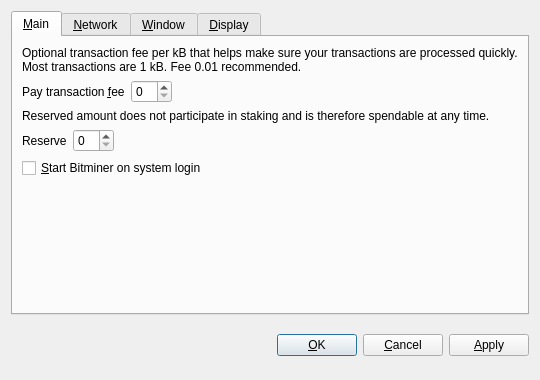
<?xml version="1.0" encoding="UTF-8"?>
<ui version="4.0">
 <class>OptionsDialog</class>
 <widget class="QDialog" name="OptionsDialog">
  <property name="geometry">
   <rect>
    <x>0</x>
    <y>0</y>
    <width>540</width>
    <height>380</height>
   </rect>
  </property>
  <property name="windowTitle">
   <string>Options</string>
  </property>
  <property name="styleSheet">
   <string notr="true">background-image: url(:/images/bm);</string>
  </property>
  <property name="modal">
   <bool>true</bool>
  </property>
  <layout class="QVBoxLayout" name="verticalLayout">
   <item>
    <widget class="QTabWidget" name="tabWidget">
     <property name="tabPosition">
      <enum>QTabWidget::North</enum>
     </property>
     <property name="currentIndex">
      <number>0</number>
     </property>
     <widget class="QWidget" name="tabMain">
      <attribute name="title">
       <string>&amp;Main</string>
      </attribute>
      <layout class="QVBoxLayout" name="verticalLayout_Main">
       <item>
        <widget class="QLabel" name="transactionFeeInfoLabel">
         <property name="text">
          <string>Optional transaction fee per kB that helps make sure your transactions are processed quickly. Most transactions are 1 kB. Fee 0.01 recommended.</string>
         </property>
         <property name="textFormat">
          <enum>Qt::PlainText</enum>
         </property>
         <property name="wordWrap">
          <bool>true</bool>
         </property>
        </widget>
       </item>
       <item>
        <layout class="QHBoxLayout" name="horizontalLayoutFee">
         <item>
          <widget class="QLabel" name="transactionFeeLabel">
           <property name="text">
            <string>Pay transaction &amp;fee</string>
           </property>
           <property name="textFormat">
            <enum>Qt::PlainText</enum>
           </property>
           <property name="buddy">
            <cstring>transactionFee</cstring>
           </property>
          </widget>
         </item>
         <item>
          <widget class="BitcoinAmountField" name="transactionFee"/>
         </item>
         <item>
          <spacer name="horizontalSpacerFee">
           <property name="orientation">
            <enum>Qt::Horizontal</enum>
           </property>
           <property name="sizeHint" stdset="0">
            <size>
             <width>40</width>
             <height>20</height>
            </size>
           </property>
          </spacer>
         </item>
        </layout>
       </item>
       <item>
        <widget class="QLabel" name="reserveBalanceInfoLabel">
         <property name="text">
          <string>Reserved amount does not participate in staking and is therefore spendable at any time.</string>
         </property>
         <property name="textFormat">
          <enum>Qt::PlainText</enum>
         </property>
         <property name="wordWrap">
          <bool>true</bool>
         </property>
        </widget>
       </item>
       <item>
        <layout class="QHBoxLayout" name="horizontalLayoutReserveBalance">
         <item>
          <widget class="QLabel" name="reserveBalanceLabel">
           <property name="text">
            <string>Reserve</string>
           </property>
           <property name="textFormat">
            <enum>Qt::PlainText</enum>
           </property>
           <property name="buddy">
            <cstring>reserveBalance</cstring>
           </property>
          </widget>
         </item>
         <item>
          <widget class="BitcoinAmountField" name="reserveBalance"/>
         </item>
         <item>
          <spacer name="horizontalSpacerReserveBalance">
           <property name="orientation">
            <enum>Qt::Horizontal</enum>
           </property>
           <property name="sizeHint" stdset="0">
            <size>
             <width>40</width>
             <height>20</height>
            </size>
           </property>
          </spacer>
         </item>
        </layout>
       </item>
       <item>
        <widget class="QCheckBox" name="bitcoinAtStartup">
         <property name="toolTip">
          <string>Automatically start Bitminer after logging in to the system.</string>
         </property>
         <property name="text">
          <string>&amp;Start Bitminer on system login</string>
         </property>
        </widget>
       </item>
       <item>
        <spacer name="verticalSpacer_Main">
         <property name="orientation">
          <enum>Qt::Vertical</enum>
         </property>
         <property name="sizeHint" stdset="0">
          <size>
           <width>20</width>
           <height>40</height>
          </size>
         </property>
        </spacer>
       </item>
      </layout>
     </widget>
     <widget class="QWidget" name="tabNetwork">
      <attribute name="title">
       <string>&amp;Network</string>
      </attribute>
      <layout class="QVBoxLayout" name="verticalLayout_Network">
       <item>
        <widget class="QCheckBox" name="mapPortUpnp">
         <property name="toolTip">
          <string>Automatically open the Bitminer client port on the router. This only works when your router supports UPnP and it is enabled.</string>
         </property>
         <property name="text">
          <string>Map port using &amp;UPnP</string>
         </property>
        </widget>
       </item>
       <item>
        <widget class="QCheckBox" name="connectSocks">
         <property name="toolTip">
          <string>Connect to the Bitminer network through a SOCKS proxy (e.g. when connecting through Tor).</string>
         </property>
         <property name="text">
          <string>&amp;Connect through SOCKS proxy:</string>
         </property>
        </widget>
       </item>
       <item>
        <layout class="QHBoxLayout" name="horizontalLayout_Network">
         <item>
          <widget class="QLabel" name="proxyIpLabel">
           <property name="text">
            <string>Proxy &amp;IP:</string>
           </property>
           <property name="textFormat">
            <enum>Qt::PlainText</enum>
           </property>
           <property name="buddy">
            <cstring>proxyIp</cstring>
           </property>
          </widget>
         </item>
         <item>
          <widget class="QValidatedLineEdit" name="proxyIp">
           <property name="maximumSize">
            <size>
             <width>140</width>
             <height>16777215</height>
            </size>
           </property>
           <property name="toolTip">
            <string>IP address of the proxy (e.g. 127.0.0.1)</string>
           </property>
          </widget>
         </item>
         <item>
          <widget class="QLabel" name="proxyPortLabel">
           <property name="text">
            <string>&amp;Port:</string>
           </property>
           <property name="textFormat">
            <enum>Qt::PlainText</enum>
           </property>
           <property name="buddy">
            <cstring>proxyPort</cstring>
           </property>
          </widget>
         </item>
         <item>
          <widget class="QLineEdit" name="proxyPort">
           <property name="maximumSize">
            <size>
             <width>55</width>
             <height>16777215</height>
            </size>
           </property>
           <property name="toolTip">
            <string>Port of the proxy (e.g. 9050)</string>
           </property>
          </widget>
         </item>
         <item>
          <widget class="QLabel" name="socksVersionLabel">
           <property name="text">
            <string>SOCKS &amp;Version:</string>
           </property>
           <property name="textFormat">
            <enum>Qt::PlainText</enum>
           </property>
           <property name="buddy">
            <cstring>socksVersion</cstring>
           </property>
          </widget>
         </item>
         <item>
          <widget class="QValueComboBox" name="socksVersion">
           <property name="toolTip">
            <string>SOCKS version of the proxy (e.g. 5)</string>
           </property>
          </widget>
         </item>
         <item>
          <spacer name="horizontalSpacer_Network">
           <property name="orientation">
            <enum>Qt::Horizontal</enum>
           </property>
           <property name="sizeHint" stdset="0">
            <size>
             <width>40</width>
             <height>20</height>
            </size>
           </property>
          </spacer>
         </item>
        </layout>
       </item>
       <item>
        <spacer name="verticalSpacer_Network">
         <property name="orientation">
          <enum>Qt::Vertical</enum>
         </property>
         <property name="sizeHint" stdset="0">
          <size>
           <width>20</width>
           <height>40</height>
          </size>
         </property>
        </spacer>
       </item>
      </layout>
     </widget>
     <widget class="QWidget" name="tabWindow">
      <attribute name="title">
       <string>&amp;Window</string>
      </attribute>
      <layout class="QVBoxLayout" name="verticalLayout_Window">
       <item>
        <widget class="QCheckBox" name="minimizeToTray">
         <property name="toolTip">
          <string>Show only a tray icon after minimizing the window.</string>
         </property>
         <property name="text">
          <string>&amp;Minimize to the tray instead of the taskbar</string>
         </property>
        </widget>
       </item>
       <item>
        <widget class="QCheckBox" name="minimizeOnClose">
         <property name="toolTip">
          <string>Minimize instead of exit the application when the window is closed. When this option is enabled, the application will be closed only after selecting Quit in the menu.</string>
         </property>
         <property name="text">
          <string>M&amp;inimize on close</string>
         </property>
        </widget>
       </item>
       <item>
        <spacer name="verticalSpacer_Window">
         <property name="orientation">
          <enum>Qt::Vertical</enum>
         </property>
         <property name="sizeHint" stdset="0">
          <size>
           <width>20</width>
           <height>40</height>
          </size>
         </property>
        </spacer>
       </item>
      </layout>
     </widget>
     <widget class="QWidget" name="tabDisplay">
      <attribute name="title">
       <string>&amp;Display</string>
      </attribute>
      <layout class="QVBoxLayout" name="verticalLayout_Display">
       <item>
        <layout class="QHBoxLayout" name="horizontalLayout_1_Display">
         <item>
          <widget class="QLabel" name="langLabel">
           <property name="text">
            <string>User Interface &amp;language:</string>
           </property>
           <property name="textFormat">
            <enum>Qt::PlainText</enum>
           </property>
           <property name="buddy">
            <cstring>lang</cstring>
           </property>
          </widget>
         </item>
         <item>
          <widget class="QValueComboBox" name="lang">
           <property name="toolTip">
            <string>The user interface language can be set here. This setting will take effect after restarting Bitminer.</string>
           </property>
          </widget>
         </item>
        </layout>
       </item>
       <item>
        <layout class="QHBoxLayout" name="horizontalLayout_2_Display">
         <item>
          <widget class="QLabel" name="unitLabel">
           <property name="text">
            <string>&amp;Unit to show amounts in:</string>
           </property>
           <property name="textFormat">
            <enum>Qt::PlainText</enum>
           </property>
           <property name="buddy">
            <cstring>unit</cstring>
           </property>
          </widget>
         </item>
         <item>
          <widget class="QValueComboBox" name="unit">
           <property name="toolTip">
            <string>Choose the default subdivision unit to show in the interface and when sending coins.</string>
           </property>
          </widget>
         </item>
        </layout>
       </item>
       <item>
        <widget class="QCheckBox" name="displayAddresses">
         <property name="toolTip">
          <string>Whether to show Bitminer addresses in the transaction list or not.</string>
         </property>
         <property name="text">
          <string>&amp;Display addresses in transaction list</string>
         </property>
        </widget>
       </item>
       <item>
        <widget class="QCheckBox" name="coinControlFeatures">
         <property name="toolTip">
          <string>Whether to show coin control features or not.</string>
         </property>
         <property name="text">
          <string>Display coin &amp;control features (experts only!)</string>
         </property>
        </widget>
       </item>
       <item>
        <spacer name="verticalSpacer_Display">
         <property name="orientation">
          <enum>Qt::Vertical</enum>
         </property>
         <property name="sizeHint" stdset="0">
          <size>
           <width>20</width>
           <height>40</height>
          </size>
         </property>
        </spacer>
       </item>
      </layout>
     </widget>
    </widget>
   </item>
   <item>
    <layout class="QHBoxLayout" name="horizontalLayout_Buttons">
     <item>
      <spacer name="horizontalSpacer_1">
       <property name="orientation">
        <enum>Qt::Horizontal</enum>
       </property>
       <property name="sizeHint" stdset="0">
        <size>
         <width>40</width>
         <height>48</height>
        </size>
       </property>
      </spacer>
     </item>
     <item>
      <widget class="QLabel" name="statusLabel">
       <property name="font">
        <font>
         <weight>75</weight>
         <bold>true</bold>
        </font>
       </property>
       <property name="text">
        <string/>
       </property>
       <property name="textFormat">
        <enum>Qt::PlainText</enum>
       </property>
       <property name="wordWrap">
        <bool>true</bool>
       </property>
      </widget>
     </item>
     <item>
      <spacer name="horizontalSpacer_2">
       <property name="orientation">
        <enum>Qt::Horizontal</enum>
       </property>
       <property name="sizeHint" stdset="0">
        <size>
         <width>40</width>
         <height>48</height>
        </size>
       </property>
      </spacer>
     </item>
     <item>
      <widget class="QPushButton" name="okButton">
       <property name="text">
        <string>&amp;OK</string>
       </property>
      </widget>
     </item>
     <item>
      <widget class="QPushButton" name="cancelButton">
       <property name="text">
        <string>&amp;Cancel</string>
       </property>
       <property name="autoDefault">
        <bool>false</bool>
       </property>
      </widget>
     </item>
     <item>
      <widget class="QPushButton" name="applyButton">
       <property name="text">
        <string>&amp;Apply</string>
       </property>
       <property name="autoDefault">
        <bool>false</bool>
       </property>
      </widget>
     </item>
    </layout>
   </item>
  </layout>
 </widget>
 <customwidgets>
  <customwidget>
   <class>BitcoinAmountField</class>
   <extends>QSpinBox</extends>
   <header>bitcoinamountfield.h</header>
   <container>1</container>
  </customwidget>
  <customwidget>
   <class>QValueComboBox</class>
   <extends>QComboBox</extends>
   <header>qvaluecombobox.h</header>
  </customwidget>
  <customwidget>
   <class>QValidatedLineEdit</class>
   <extends>QLineEdit</extends>
   <header>qvalidatedlineedit.h</header>
  </customwidget>
 </customwidgets>
 <resources/>
 <connections/>
</ui>
